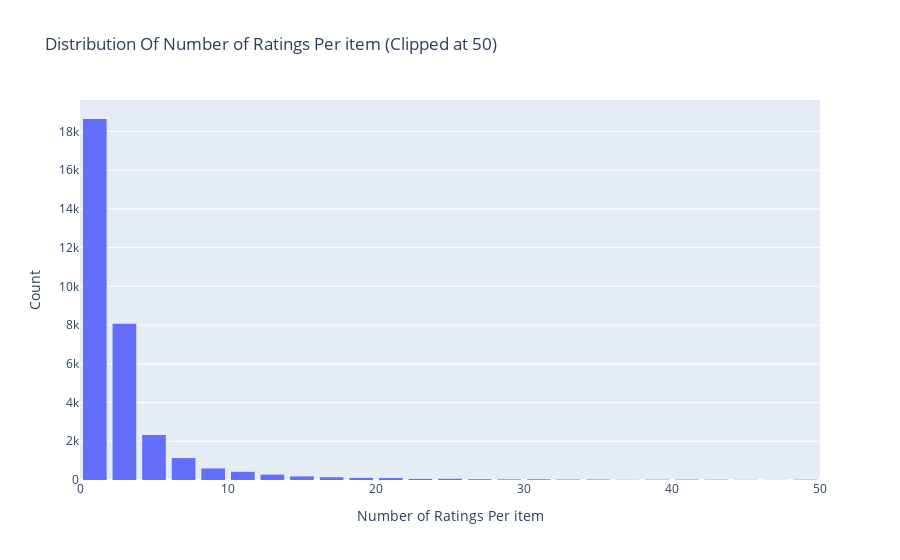

The notebook cell this image was saved under:
### Code cell
data = df1.groupby('product_id')['review_score'].count().clip(upper=50)

# Create trace
trace = go.Histogram(x = data.values,
                     name = 'Ratings',
                     xbins = dict(start = 0,
                                  end = 50,
                                  size = 2))
# Create layout
layout = go.Layout(title = 'Distribution Of Number of Ratings Per item (Clipped at 50)',
                   xaxis = dict(title = 'Number of Ratings Per item'),
                   yaxis = dict(title = 'Count'),
                   bargap = 0.2)

# Create plot
fig = go.Figure(data=[trace], layout=layout)
iplot(fig)

### Figure 1 — Plotly figure (JSON) as saved in the notebook; plotly's stock layout.template omitted (floating-point values rounded to 4 significant figures; data arrays with more than 128 entries replaced by an {"elided": "..."} marker saying what was removed)
{"data": [{"name": "Ratings", "type": "histogram", "x": {"elided": "32541 int values"}, "xbins": {"end": 50, "size": 2, "start": 0}}], "layout": {"bargap": 0.2, "title": {"text": "Distribution Of Number of Ratings Per item (Clipped at 50)"}, "xaxis": {"title": {"text": "Number of Ratings Per item"}}, "yaxis": {"title": {"text": "Count"}}}}
